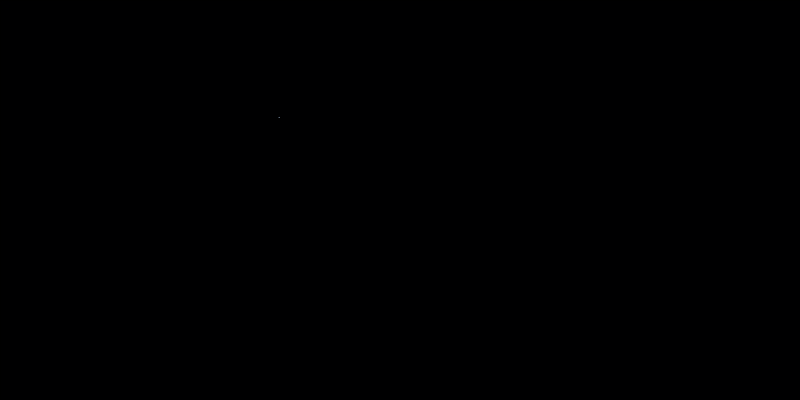
Frame 1 (no input)
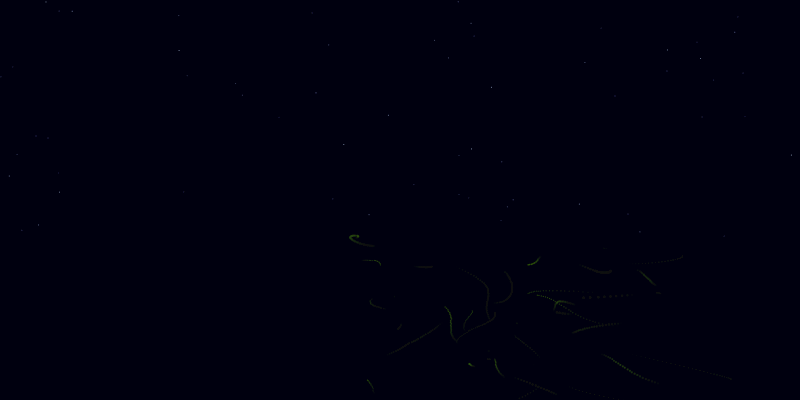
Frame 60 (the mouse pressed at the canvas centre just before this capture)
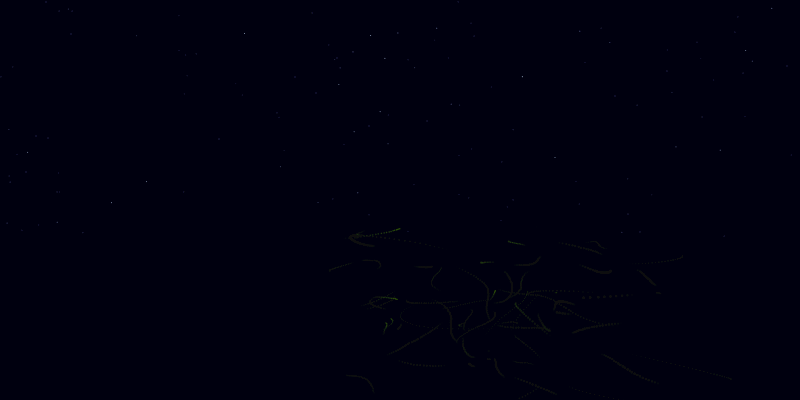
Frame 120 (the mouse held since frame 60 and released just before this capture)

The Processing sketch that drew these frames (run headless with seeded random() and noise(); from frame 60 on, the mouse is pressed at the canvas centre):

// Processing sketch: processing_44168
// ── processing_44168.pde

// "Fireflies" w/Pseudo Flocking (Perlin) R.A. Robertson, April 2009

int flynum = 23;
float x = 0;
float y = 0;
float z = .01;
float n;
float xlate;
float xoff = 0;
float yoff = 0;
float zoff = 0;
float xinc = 0.004;
float yinc = 0.003;
float zinc = 0.006;
Firefly [] ffarray = new Firefly [flynum];
boolean toggleLoop = true;

void setup() {
  size (800, 400);
  background(0);
  smooth ();
  frameRate (24);
  for (int i = 0; i < flynum; i++) {
    ffarray[i] = new Firefly();
  }
}

void draw() {
  fill(0, 0, 40, 9);
  rect(0, 0, width, height);
  pushMatrix();
  translate(-300, -100); // Compensates for centering. Not sure why needed.
  translate(x, y); // Pseudo flocking 2D.
  x = noise(xoff)*width;
  xoff += xinc;
  y = noise(yoff)*height;
  yoff += yinc;
  translate(width*xlate, height*xlate); // See ScalarCenterDraw study.
  scale(z);        // Psuedo z depth. Optional, but fun.*
  z = noise(zoff)*1.5;
  zoff += zinc;
  n = 1 - z;  // See ScalarCenterDraw study.
  xlate = n/2;  // See ScalarCenterDraw study.
  for (int i = 0; i < flynum; i++) {
    ffarray[i].fly();
    ffarray[i].shine();
  }
  popMatrix();
  fill(200,225,255,random(200,255));
  ellipse(random(width),random(height*.6),1,1);
}

// Controls

// Mouse toggle code by amnon.owed
// http://forum.processing.org/topic/mouse-toggle-loop

void mousePressed() {
  if (mouseButton == LEFT) {
    if (toggleLoop) { 
      noLoop(); 
      toggleLoop = false;
    }
    else { 
      loop(); 
      toggleLoop = true;
    }
  }
}

// Class

class Firefly {
  float x, xoff = random(width);
  float y, yoff = random(height);
  float xinc = random(0.003, 0.006);
  float yinc = random(0.003, 0.006);
  float angle = random(0.0,2*PI);
  float freq = random(0.05, 0.2);
  float amp, a;
  float s = random(1, 3);

  Firefly () {
  }

  void fly() {
    x = noise(xoff)*width;  // Scaled down for tighter grouping.
    xoff += xinc;
    y = noise(yoff)*height;
    yoff += yinc;
  }
  
  void shine() {
    angle = angle + freq;
    amp = 200;
    a = (sin(angle + (2*PI)) * amp); 
    fill(60, 110, 0, a); // Set alpha to "a" for blink.
    //fill(random(50, 230), random( 50, 255), 0, a); // Chromatic Fireflies
    noStroke();
    ellipse (x, y, s, s);
  }
}
